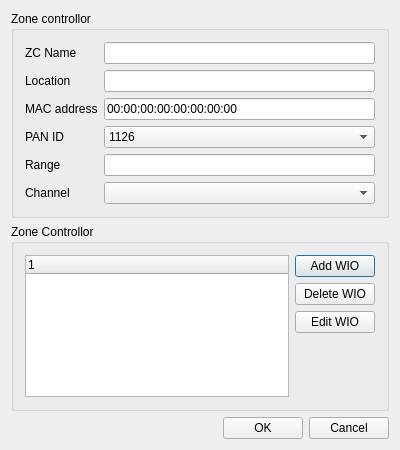
<?xml version="1.0" encoding="UTF-8"?>
<ui version="4.0">
 <class>FLCreateZCDlg</class>
 <widget class="QDialog" name="FLCreateZCDlg">
  <property name="geometry">
   <rect>
    <x>0</x>
    <y>0</y>
    <width>400</width>
    <height>450</height>
   </rect>
  </property>
  <property name="windowTitle">
   <string>Create new Zone Controller</string>
  </property>
  <property name="windowIcon">
   <iconset resource="protoRC.qrc">
    <normaloff>:/pro/Resources/icons/OTA_logo_400x400.png</normaloff>:/pro/Resources/icons/OTA_logo_400x400.png</iconset>
  </property>
  <layout class="QGridLayout" name="gridLayout_3">
   <item row="0" column="0" colspan="3">
    <widget class="QGroupBox" name="groupBox">
     <property name="title">
      <string>Zone controllor</string>
     </property>
     <layout class="QGridLayout" name="gridLayout">
      <item row="0" column="0">
       <widget class="QLabel" name="label">
        <property name="text">
         <string>ZC Name</string>
        </property>
       </widget>
      </item>
      <item row="0" column="1">
       <widget class="QLineEdit" name="leName"/>
      </item>
      <item row="1" column="0">
       <widget class="QLabel" name="label_2">
        <property name="text">
         <string>Location</string>
        </property>
       </widget>
      </item>
      <item row="1" column="1">
       <widget class="QLineEdit" name="leLocation"/>
      </item>
      <item row="2" column="0">
       <widget class="QLabel" name="label_3">
        <property name="text">
         <string>MAC address</string>
        </property>
       </widget>
      </item>
      <item row="3" column="0">
       <widget class="QLabel" name="label_5">
        <property name="text">
         <string>PAN ID</string>
        </property>
       </widget>
      </item>
      <item row="5" column="0">
       <widget class="QLabel" name="label_4">
        <property name="text">
         <string>Channel</string>
        </property>
       </widget>
      </item>
      <item row="5" column="1">
       <widget class="QComboBox" name="comboBox"/>
      </item>
      <item row="4" column="0">
       <widget class="QLabel" name="label_6">
        <property name="text">
         <string>Range</string>
        </property>
       </widget>
      </item>
      <item row="4" column="1">
       <widget class="QLineEdit" name="leRange"/>
      </item>
      <item row="3" column="1">
       <widget class="QComboBox" name="comboBox_2">
        <item>
         <property name="text">
          <string>1126</string>
         </property>
        </item>
        <item>
         <property name="text">
          <string>1225</string>
         </property>
        </item>
        <item>
         <property name="text">
          <string>1324</string>
         </property>
        </item>
        <item>
         <property name="text">
          <string>1423</string>
         </property>
        </item>
        <item>
         <property name="text">
          <string>1522</string>
         </property>
        </item>
        <item>
         <property name="text">
          <string>1621</string>
         </property>
        </item>
        <item>
         <property name="text">
          <string>1720</string>
         </property>
        </item>
        <item>
         <property name="text">
          <string>1819</string>
         </property>
        </item>
        <item>
         <property name="text">
          <string>1918</string>
         </property>
        </item>
        <item>
         <property name="text">
          <string>2017</string>
         </property>
        </item>
        <item>
         <property name="text">
          <string>2116</string>
         </property>
        </item>
        <item>
         <property name="text">
          <string>2215</string>
         </property>
        </item>
        <item>
         <property name="text">
          <string>2314</string>
         </property>
        </item>
        <item>
         <property name="text">
          <string>2413</string>
         </property>
        </item>
        <item>
         <property name="text">
          <string>2512</string>
         </property>
        </item>
        <item>
         <property name="text">
          <string>2611</string>
         </property>
        </item>
       </widget>
      </item>
      <item row="2" column="1">
       <widget class="QLineEdit" name="leMAC">
        <property name="inputMask">
         <string>NN:NN:NN:NN:NN:NN:NN:NN</string>
        </property>
        <property name="text">
         <string>00:00:00:00:00:00:00:00</string>
        </property>
        <property name="maxLength">
         <number>23</number>
        </property>
       </widget>
      </item>
     </layout>
    </widget>
   </item>
   <item row="1" column="0" colspan="3">
    <widget class="QGroupBox" name="groupBox_2">
     <property name="title">
      <string>Zone Controllor</string>
     </property>
     <layout class="QGridLayout" name="gridLayout_2">
      <item row="0" column="0" rowspan="4">
       <widget class="FLTreeWidget" name="treeWidget">
        <column>
         <property name="text">
          <string notr="true">1</string>
         </property>
        </column>
       </widget>
      </item>
      <item row="0" column="1">
       <widget class="QPushButton" name="pbAdd">
        <property name="text">
         <string>Add WIO</string>
        </property>
       </widget>
      </item>
      <item row="1" column="1">
       <widget class="QPushButton" name="pbDelete">
        <property name="text">
         <string>Delete WIO</string>
        </property>
       </widget>
      </item>
      <item row="2" column="1">
       <widget class="QPushButton" name="pbEdit">
        <property name="text">
         <string>Edit WIO</string>
        </property>
       </widget>
      </item>
      <item row="3" column="1">
       <spacer name="verticalSpacer">
        <property name="orientation">
         <enum>Qt::Vertical</enum>
        </property>
        <property name="sizeHint" stdset="0">
         <size>
          <width>20</width>
          <height>52</height>
         </size>
        </property>
       </spacer>
      </item>
     </layout>
    </widget>
   </item>
   <item row="2" column="0">
    <spacer name="horizontalSpacer">
     <property name="orientation">
      <enum>Qt::Horizontal</enum>
     </property>
     <property name="sizeHint" stdset="0">
      <size>
       <width>217</width>
       <height>20</height>
      </size>
     </property>
    </spacer>
   </item>
   <item row="2" column="1">
    <widget class="QPushButton" name="okButton">
     <property name="text">
      <string>OK</string>
     </property>
    </widget>
   </item>
   <item row="2" column="2">
    <widget class="QPushButton" name="cancelButton">
     <property name="text">
      <string>Cancel</string>
     </property>
    </widget>
   </item>
  </layout>
 </widget>
 <layoutdefault spacing="6" margin="11"/>
 <customwidgets>
  <customwidget>
   <class>FLTreeWidget</class>
   <extends>QTreeWidget</extends>
   <header>fltreewidget.h</header>
  </customwidget>
 </customwidgets>
 <resources>
  <include location="protoRC.qrc"/>
 </resources>
 <connections/>
</ui>
